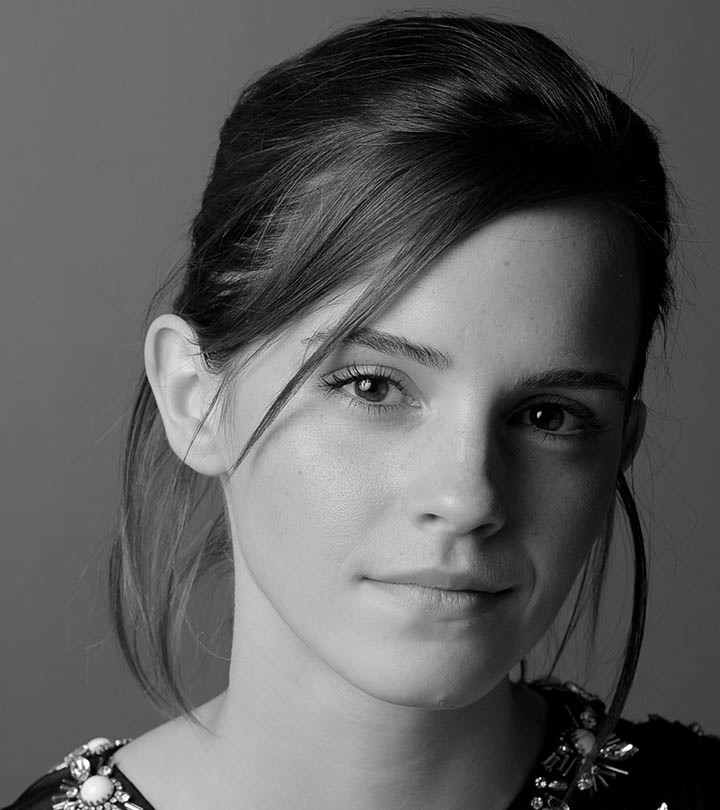
#> input picture Assignment 1/emma_gray.jpg, 720 x 810 px, found by its file name
$ jupyter execute Untitled1.ipynb   (shell and % lines are left out)
#> lines starting #> are read from the running program, lines starting #| are printed output that depends on the picture; after the words box and inside, x2 and y2 are one past the last pixel; in counts of white or black regions, pixels touching at a corner belong together
[cell 1]
import numpy as np
import matplotlib.pyplot as plt
import cv2 as cv

Question 1

[cell 2]
img = cv.imread(r'D:\Image processing module\Assignment 1\emma_gray.jpg',cv.IMREAD_COLOR)
#> img is the input picture: shape (810, 720, 3); min 0, max 255, mean 92.2
assert img is not None

t1 = np.linspace(0,50,50)
t2 = np.linspace(100,255,100)
t3 = np.linspace(150,255,106)
t = np.concatenate((t1,t2,t3),axis= 0).astype(np.uint8)
fig,ax = plt.subplots()
ax.grid()
plt.plot(t)
ax.set_aspect('equal')
assert len(t) == 256
t_img = cv.LUT(img,t)
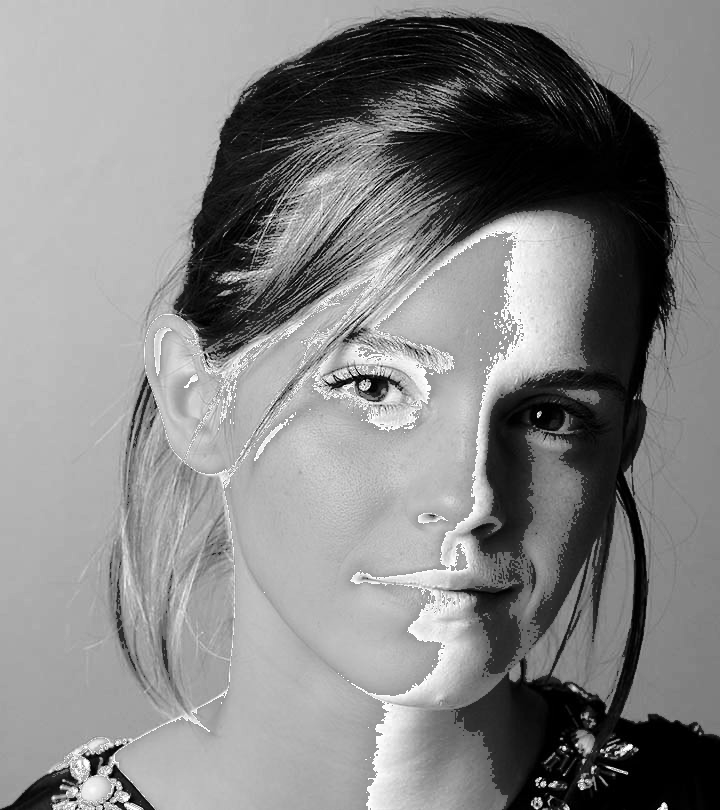
#> t_img: shape (810, 720, 3); min 0, max 255, mean 133.4
fig,ax = plt.subplots()
ax.imshow(t_img)
plt.show()
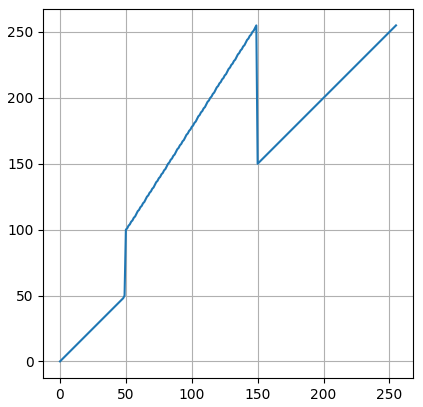
#> figure drawn by matplotlib, 1 panel; curve peaks at x = 149, y = 255

Question 2(a)

[cell 3]
img = cv.imread(r'D:\Image processing module\Assignment 1\brain_proton_density_slice.png',cv.IMREAD_COLOR)
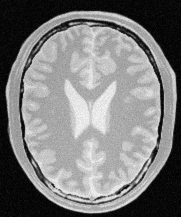
#> input picture Assignment 1/brain_proton_density_slice.png, 181 x 217 px, found by its file name
#> img is the input picture: shape (217, 181, 3); min 0, max 251, mean 123.7
assert img is not None

t1 = np.linspace(0,128,128)
t2 = np.linspace(128,255,128)
#t3 = np.linspace(150,255,106)
t = np.concatenate((t1,t2),axis= 0).astype(np.uint8)
fig,ax = plt.subplots()
ax.grid()
plt.plot(t)
ax.set_aspect('equal')
assert len(t) == 256
t_img = cv.LUT(img,t)
#> t_img: shape (217, 181, 3)
fig,ax = plt.subplots()
ax.imshow(t_img)
plt.show()
#> figure, not shown here; curve peaks at x = 255, y = 255

Question 2(b)

[cell 4]
img = cv.imread(r'D:\Image processing module\Assignment 1\brain_proton_density_slice.png',cv.IMREAD_COLOR)
assert img is not None

t1 = np.linspace(0,0,128)
t2 = np.linspace(255,255,128)
#t3 = np.linspace(150,255,106)
t = np.concatenate((t2,t1),axis= 0).astype(np.uint8)
fig,ax = plt.subplots()
ax.grid()
plt.plot(t)
ax.set_aspect('equal')
assert len(t) == 256
t_img = cv.LUT(img,t)
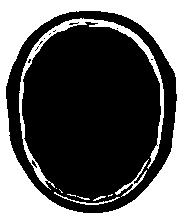
#> t_img: shape (217, 181, 3); 35.7% white; 10 white regions (4 under 20 px), largest, box (x1, y1, x2, y2) and area: (0, 0, 181, 217) 11779, (19, 18, 164, 190) 1877, (115, 159, 149, 197) 190, (54, 192, 120, 205) 119, (93, 196, 106, 201) 26, (77, 196, 90, 200) 20
fig,ax = plt.subplots()
ax.imshow(t_img)
plt.show()
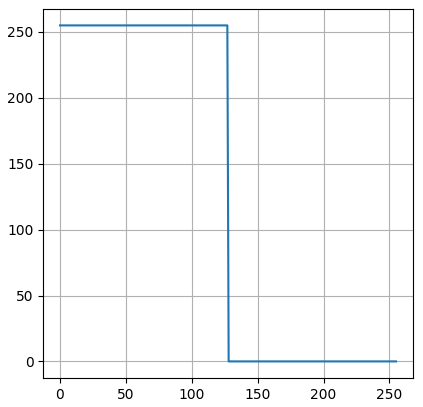
#> figure drawn by matplotlib, 1 panel; curve peaks at x = 0, y = 255
